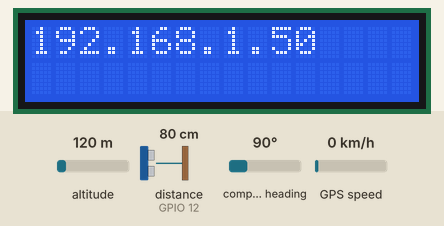
Recording of a sketch running on a simulated ESP8266 (NodeMCU). Shown: 16×2 character LCD. The inputs (shaded band) are chosen by the test bench; at power-on: distance to the obstacle (sensor on GPIO 12) 80 cm, altitude 120 m, compass heading 90°, GPS speed 0 km/h. WiFi joins after 1.5 s; servers stay silent unless stated; the GPS gets a fix after 3 s at 37.7749, -122.4194 with 8 satellites; no MQTT or app messages arrive unless stated; what the sketch prints to the serial monitor is not drawn.

Above: at 1.7 s.
At 4.8 s:
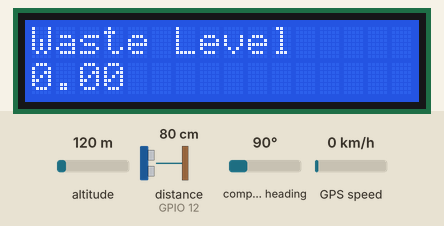
4.9 s: distance to the obstacle (sensor on GPIO 12) set to 2 cm
At 6.3 s:
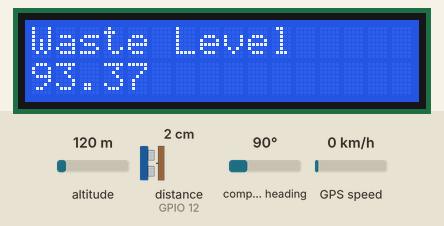
6.6 s: distance to the obstacle (sensor on GPIO 12) set to 4 cm
At 8.0 s:
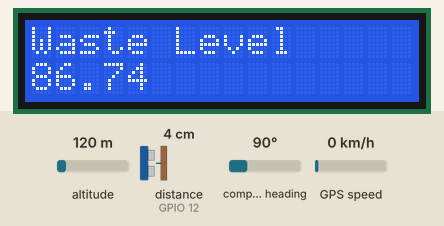
8.4 s: distance to the obstacle (sensor on GPIO 12) set to 120 cm
At 10.3 s:
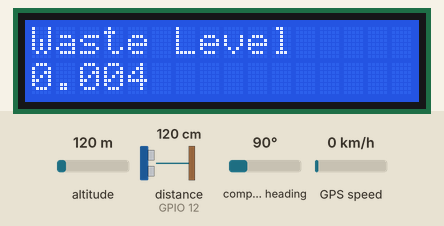
Timing chart, 0 to 11.8 s (numbered marks = the images above; inputs shaded):
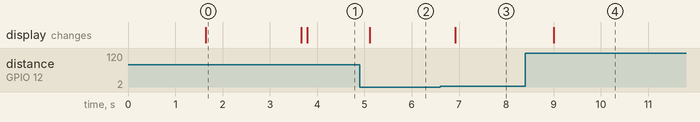

The sketch:

sketch_nov09a.ino
```cpp
#include <TinyGPS++.h> // library for GPS module
#include <SoftwareSerial.h>
#include <ESP8266WiFi.h>
#include <LiquidCrystal_I2C.h>
#include <Wire.h>
#include <PubSubClient.h>
#include <ArduinoJson.h>
#include <NewPing.h>

// initialize sensor
NewPing sonar(14, 12);
TinyGPSPlus gps;  // The TinyGPS++ object
SoftwareSerial ss(15, 13); // The serial connection to the GPS device


LiquidCrystal_I2C lcd(0x27, 16, 2);

// wifi config
const char* ssid = "SHA-256"; //ssid of your wifi
const char* password = "pass1234"; //password of your wifi

// mqtt config
const char* mqtt_server = "192.168.0.102";
const int mqtt_port = 1883;
const char* mqtt_user = "";
const char* mqtt_password = "";

float latitude , longitude;
int year , month , date, hour , minute , second;
String date_str , time_str , lat_str , lng_str;
String mac_address;
int pm;

WiFiServer server(80);

WiFiClient esp_client;
PubSubClient client(esp_client);

// Don't change the function below. This functions connects your ESP8266 to your router
void setup_wifi() {
  delay(10);
  // We start by connecting to a WiFi network
  Serial.println();
  Serial.print("Connecting to ");
  Serial.println(ssid);
  WiFi.begin(ssid, password);
  while (WiFi.status() != WL_CONNECTED) {
    delay(500);
    Serial.print(".");
  }
  Serial.println("");
  Serial.print("WiFi connected - ESP IP address: ");
  Serial.println(WiFi.localIP());
  mac_address = String(WiFi.macAddress());
}

void setup() {

  Wire.begin(4, 5);
  lcd.begin();

  Serial.begin(115200);
  ss.begin(9600);

  // wifi start
  setup_wifi();
  // wifi end

  // mqtt start
  client.setServer(mqtt_server, mqtt_port);
  client.setCallback(callback);
  client.setKeepAlive(300);

  while (!client.connected()) {
    Serial.println("Connecting to MQTT...");

    if (client.connect("ESP32Client", mqtt_user, mqtt_password )) {

      Serial.println("connected");

      if (client.publish("api-engine", mac_address.c_str()) == true) {
        Serial.println("Success send macAddress");
      } else {
        Serial.println("Error sending message");
      }

    } else {

      Serial.print("failed with state ");
      Serial.print(client.state());
      delay(2000);

    }
  }

  client.subscribe("esp8266");

  server.begin();


  Serial.println("Server started");
  Serial.println(WiFi.localIP());  // Print the IP address

  lcd.setCursor(0, 0);
  lcd.print(WiFi.localIP());

  delay(2000);
  lcd.clear();

}


void loop() {

  while (ss.available() > 0) //while data is available
    if (gps.encode(ss.read())) {//read gps data

      displaydata();
      displaywebpage();
      sendjson();
    }


  delay(500);
}

void displaydata() {

  if (gps.location.isValid()) { //check whether gps location is valid
    latitude = gps.location.lat();
    lat_str = String(latitude); // latitude location is stored in a string
    longitude = gps.location.lng();
    lng_str = String(longitude); //longitude location is stored in a string

    lcd.setCursor(0, 0);
    lcd.print("Waste Level");
    lcd.setCursor(0, 1);

    float sd = getSonarDistance();
    if (sd > 30) {
      sd = 30;
    }
    float wastepercent = (1 - (sd / 30)) * 100;
    lcd.print(String(wastepercent));
  }

  if (gps.date.isValid()) {//check whether gps date is valid

    date_str = "";
    date = gps.date.day();
    month = gps.date.month();
    year = gps.date.year();
    if (date < 10) {
      date_str = '0';
    }
    date_str += String(date);// values of date,month and year are stored in a string
    date_str += " / ";

    if (month < 10) {
      date_str += '0';
    }
    date_str += String(month); // values of date,month and year are stored in a string
    date_str += " / ";
    if (year < 10) {
      date_str += '0';
    }
    date_str += String(year); // values of date,month and year are stored in a string

  }

  if (gps.time.isValid()) { //check whether gps time is valid

    time_str = "";
    hour = gps.time.hour();
    minute = gps.time.minute();
    second = gps.time.second();
    minute = (minute + 30); // converting to IST

    if (minute > 59) {
      minute = minute - 60;
      hour = hour + 1;
    }

    hour = (hour + 5) ;

    if (hour > 23) {
      hour = hour - 24;   // converting to IST
    }
    if (hour >= 12) { // checking whether AM or PM
      pm = 1;
    } else {
      pm = 0;
    }
    hour = hour % 12;

    if (hour < 10) {
      time_str = '0';
    }

    time_str += String(hour); //values of hour,minute and time are stored in a string
    time_str += " : ";

    if (minute < 10) {
      time_str += '0';
    }

    time_str += String(minute); //values of hour,minute and time are stored in a string
    time_str += " : ";

    if (second < 10) {
      time_str += '0';
    }

    time_str += String(second); //values of hour,minute and time are stored in a string
    if (pm == 1) {
      time_str += " PM ";
    } else {
      time_str += " AM ";
    }

  }

}

void callback(String topic, byte* message, unsigned int length) {
  Serial.print("Message arrived on topic: ");
  Serial.print(topic);
  Serial.print(". Message: ");
  String messageTemp;
  for (int i = 0; i < length; i++) {
    Serial.print((char)message[i]);
    messageTemp += (char)message[i];
  }
  Serial.println();
}

void sendjson() {
  float sonarDistance = getSonarDistance();

  StaticJsonBuffer<300> JSONbuffer;
  JsonObject& JSONencoder = JSONbuffer.createObject();

  JSONencoder["device"] = "ESP8266";
  JsonObject& coordinate = JSONencoder.createNestedObject("coordinate");
  coordinate["lat"] = latitude;
  coordinate["lng"] = longitude;
//  JsonArray& gps = JSONencoder.createNestedArray("coordinate");
//
//  gps.add(latitude);
//  gps.add(longitude);

  JSONencoder["sonar_distance"] = sonarDistance;
  // Calculate Waste Percentage
  if (sonarDistance > 30) {
    sonarDistance = 30;
  }
  JSONencoder["wastePercent"] = (1 - (sonarDistance / 30)) * 100;

  char JSONmessageBuffer[200];
  JSONencoder.printTo(JSONmessageBuffer, sizeof(JSONmessageBuffer));
  Serial.println("Sending message to MQTT topic..");
  Serial.println(JSONmessageBuffer);

  if (client.publish("esp/test", JSONmessageBuffer) == true) {
    Serial.println("Success sending message");
  } else {
    Serial.println("Error sending message");
  }

  client.loop();
  Serial.println("-------------");
}

double getSonarDistance() {
  long sonarTimeDelay = sonar.ping_median(5);
  double sonarDistance = (sonarTimeDelay / 2) / 29.154;
  return sonarDistance;
}

void displaywebpage() {

  WiFiClient client = server.available(); // Check if a client has connected
  if (!client) {
    return;
  }
  // Prepare the response
  String s = "HTTP/1.1 200 OK\r\nContent-Type: text/html\r\n\r\n <!DOCTYPE html> <html> <head> <title>GPS DATA</title> <style>";
  s += "a:link {background-color: YELLOW;text-decoration: none;}";
  s += "table, th, td </style> </head> <body> <h1  style=";
  s += "font-size:300%;";
  s += " ALIGN=CENTER> GPS DATA</h1>";
  s += "<p ALIGN=CENTER style=""font-size:150%;""";
  s += "> <b>Location Details</b></p> <table ALIGN=CENTER style=";
  s += "width:50%";
  s += "> <tr> <th>Latitude</th>";
  s += "<td ALIGN=CENTER >";
  s += lat_str;
  s += "</td> </tr> <tr> <th>Longitude</th> <td ALIGN=CENTER >";
  s += lng_str;
  s += "</td> </tr> <tr>  <th>Date</th> <td ALIGN=CENTER >";
  s += date_str;
  s += "</td></tr> <tr> <th>Time</th> <td ALIGN=CENTER >";
  s += time_str;
  s += "</td>  </tr> </table> ";

  s += "</body> </html>";

  client.print(s); // all the values are send to the webpage
}
```

Measured:
- after the input at 4.9 s, the display: changes after 0.21 s (image 2)
- after the input at 6.6 s, the display: changes after 0.32 s (image 3)
- after the input at 8.4 s, the display: changes after 0.60 s (image 4)
- what the display in image 0 shows lasts 2.1 s, from 1.6 s to 3.7 s
